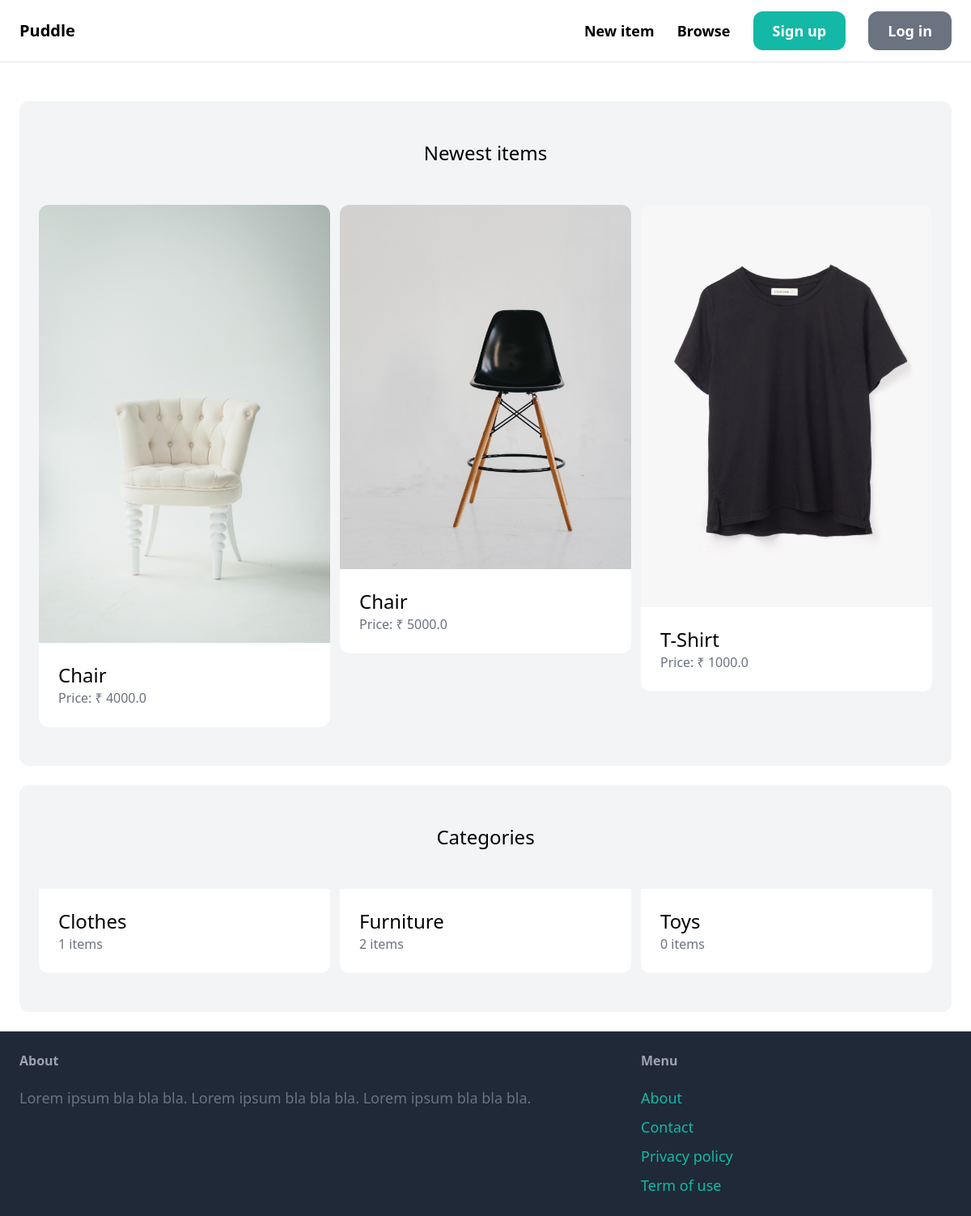
The page / on the database its author committed.
### item/models.py (models this page shows, shortened)
class Item(models.Model):
    category = models.ForeignKey(Category, related_name='items', on_delete=models.CASCADE)
    name = models.CharField(max_length=255)
    description = models.TextField(blank=True, null=True)
    price = models.FloatField()
    image = models.ImageField(upload_to='item_images', blank=True, null=True)
    is_sold = models.BooleanField(default=False)
    created_by = models.ForeignKey(User, related_name='items', on_delete=models.CASCADE)
    created_at = models.DateTimeField(auto_now_add=True)

class Category(models.Model):
    name = models.CharField(max_length=255)
    class Meta:
        ordering = ('name',)
        verbose_name_plural = 'Categories'

### core/views.py (the view)
# urls.py: path('', views.index, name='index'),
def index(request):
    items = Item.objects.filter(is_sold=False)[0:6]
    categories = Category.objects.all()
    return render(request, 'core/index.html', {
        'categories': categories,
        'items': items,
    })

### core/templates/core/index.html (shortened to what this page needs)
{% extends 'core/base.html' %}
{% block content %}
    <div class="mt-6 px-6 py-12 bg-gray-100 rounded-xl">
        <h2 class="mb-12 text-2xl text-center">Newest items</h2>
        <div class="grid grid-cols-3 gap-3">
            {% for item in items %}
                <div>
                    <a href="{% url 'item:detail' item.id %}">
                        <div>
                            <img src="{{ item.image.url }}" class="rounded-t-xl">
                        </div>
                        <div class="p-6 bg-white rounded-b-xl">
                            <h2 class="text-2xl">{{ item.name }}</h2>
                            <p class="text-gray-500">Price: ₹ {{ item.price }}</p>
                        </div>
                    </a>
                </div>
            {% endfor %}
        </div>
    </div>
    <div class="mt-6 px-6 py-12 bg-gray-100 rounded-xl">
        <h2 class="mb-12 text-2xl text-center">Categories</h2>
        <div class="grid grid-cols-3 gap-3">
            {% for category in categories %}
                <div>
                    <a href="#">
                        <div class="p-6 bg-white rounded-b-xl">
                            <h2 class="text-2xl">{{ category.name }}</h2>
                            <p class="text-gray-500">{{ category.items.count }} items</p>
                        </div>
                    </a>
                </div>
            {% endfor %}
        </div>
    </div>
{% endblock %}

### core/templates/core/base.html (shortened to what this page needs)
<!doctype html>
<html>
    <head>
        <script src="https://cdn.tailwindcss.com"></script>
    </head>
    <body>
        <nav class="py-6 px-6 flex justify-between items-center border-b border-gray-200">
            <a href="/" class="text-xl font-semibold">Puddle</a>
            <div class="space-x-6">
                <a href="{% url 'item:new' %}" class="text-lg font-semibold hover:text-gray-500">New item</a>
                <a href="{% url 'item:items' %}" class="text-lg font-semibold hover:text-gray-500">Browse</a>
                {% if request.user.is_authenticated %}
                    <a href="{% url 'conversation:inbox' %}" class="px-6 py-3 text-lg font-semibold bg-teal-500 text-white rounded-xl hover:bg-teal-700">Inbox</a>
                    <a href="{% url 'dashboard:index' %}" class="px-6 py-3 text-lg font-semibold bg-gray-500 text-white rounded-xl hover:bg-gray-700">Dashboard</a>
                    <a href="{% url 'core:logout' %}" class="px-6 py-3 text-lg font-semibold bg-red-500 text-white rounded-xl hover:bg-red-700">Logout</a>
                {% else %}
                    <a href="{% url 'core:signup' %}" class="px-6 py-3 text-lg font-semibold bg-teal-500 text-white rounded-xl hover:bg-teal-700">Sign up</a>
                    <a href="{% url 'core:login' %}" class="px-6 py-3 text-lg font-semibold bg-gray-500 text-white rounded-xl hover:bg-gray-700">Log in</a>
                {% endif %}
            </div>
        </nav>
        <div class="px-6 py-6">
            {% block content %}
            {% endblock %}
        </div>
        <footer class="py-6 px-6 flex justify-between bg-gray-800">
            <div class="w-2/3 pr-10">
                <h3 class="mb-5 font-semibold text-gray-400">About</h3>
                <p class="text-lg text-gray-500">Lorem ipsum bla bla bla. Lorem ipsum bla bla bla. Lorem ipsum bla bla bla.</p>
            </div>
            <div class="w-1/3">
                <h3 class="mb-5 font-semibold text-gray-400">Menu</h3>
                <ul class="space-y-2">
                    <li><a href="#" class="text-lg text-teal-500 hover:text-teal-700">About</a></li>
                    <li><a href="{% url 'core:contact' %}" class="text-lg text-teal-500 hover:text-teal-700">Contact</a></li>
                    <li><a href="#" class="text-lg text-teal-500 hover:text-teal-700">Privacy policy</a></li>
                    <li><a href="#" class="text-lg text-teal-500 hover:text-teal-700">Term of use</a></li>
                </ul>
            </div>
        </footer>
    </body>
</html>

### rows shown on the page
Item: image (picture), name "Chair", price "4000.0"
Item: image (picture), name "Chair", price "5000.0"
Item: image (picture), name "T-Shirt", price "1000.0"
Category: name "Clothes", items.count "1"
Category: name "Furniture", items.count "2"
Category: name "Toys", items.count "0"
